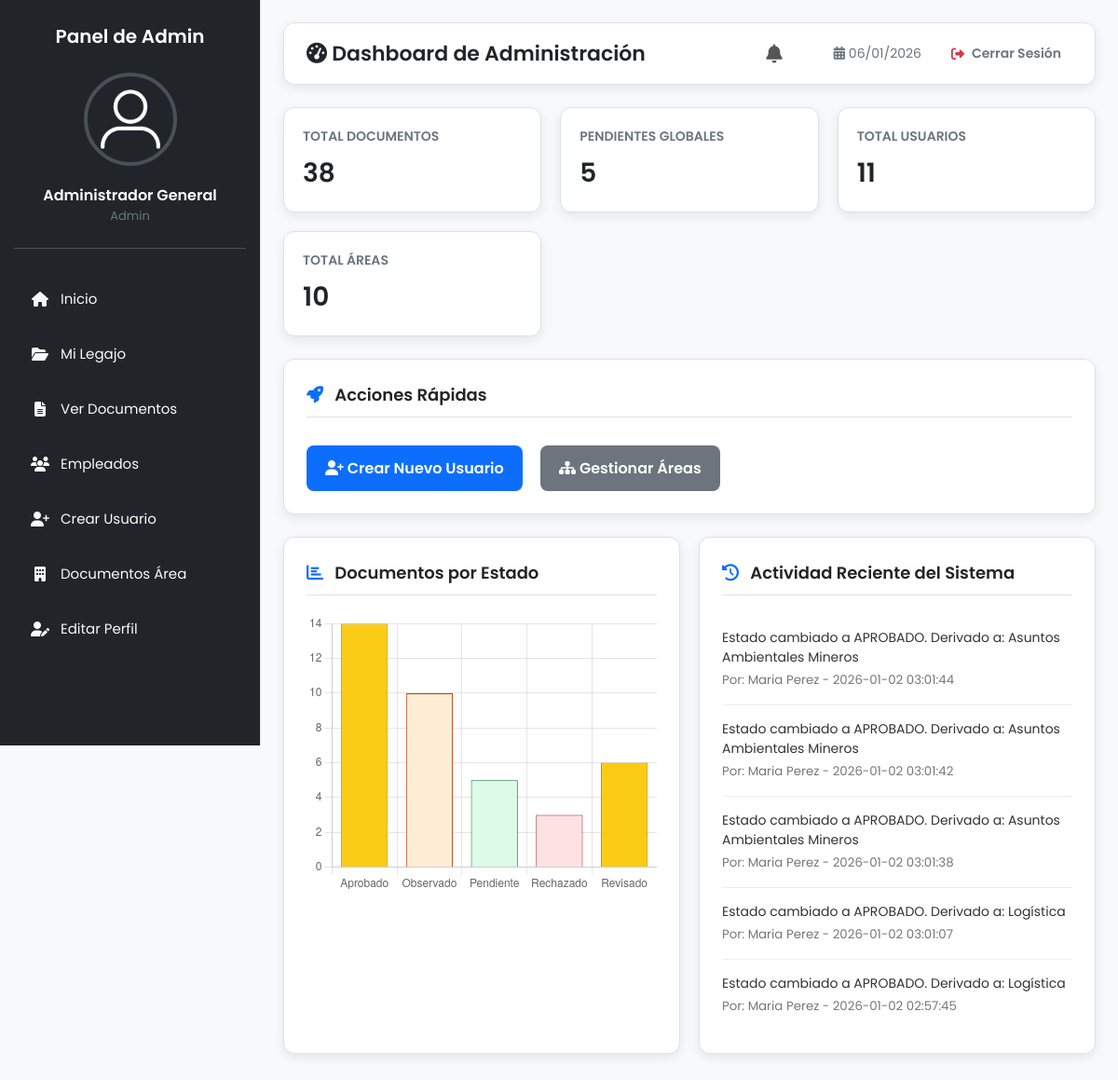
Page /admin/admin_dashboard.php (signed in) on the committed database.
### tables this page shows
CREATE TABLE `documentos_historial` (
  `id` int NOT NULL AUTO_INCREMENT,
  `id_documento` int NOT NULL,
  `id_usuario_accion` int DEFAULT NULL,
  `accion` varchar(255) NOT NULL,
  `descripcion` text,
  `fecha` datetime DEFAULT CURRENT_TIMESTAMP,
  PRIMARY KEY (`id`),
  KEY `id_documento` (`id_documento`),
  KEY `id_usuario_accion` (`id_usuario_accion`),
  CONSTRAINT `documentos_historial_ibfk_1` FOREIGN KEY (`id_documento`) REFERENCES `documentos` (`id`) ON DELETE CASCADE,
  CONSTRAINT `documentos_historial_ibfk_2` FOREIGN KEY (`id_usuario_accion`) REFERENCES `usuarios` (`id`)
);

CREATE TABLE `usuarios` (
  `id` int NOT NULL AUTO_INCREMENT,
  `nombre` varchar(150) NOT NULL,
  `email` varchar(150) NOT NULL,
  `password_hash` varchar(255) NOT NULL,
  `id_area` int DEFAULT NULL,
  `rol` enum('admin','rrhh','jefe_area','empleado','secretaria') DEFAULT 'empleado',
  `activo` tinyint(1) DEFAULT '1',
  `creado_en` datetime DEFAULT CURRENT_TIMESTAMP,
  `foto` varchar(255) DEFAULT 'uploads/usuarios/default.png',
  `reset_token` varchar(64) DEFAULT NULL,
  `reset_token_expires_at` datetime DEFAULT NULL,
  PRIMARY KEY (`id`),
  UNIQUE KEY `email` (`email`),
  KEY `id_area` (`id_area`),
  CONSTRAINT `usuarios_ibfk_1` FOREIGN KEY (`id_area`) REFERENCES `areas` (`id`)
);

### admin/admin_dashboard.php (the view, shortened to what this page needs)
<?php
require_once "../php/db.php";
try {
  $total_docs     = $pdo->query("SELECT COUNT(*) FROM documentos")->fetchColumn();
  $total_pendientes = $pdo->query("SELECT COUNT(*) FROM documentos WHERE estado = 'pendiente'")->fetchColumn();
  $total_usuarios   = $pdo->query("SELECT COUNT(*) FROM usuarios")->fetchColumn();
  $total_areas      = $pdo->query("SELECT COUNT(*) FROM areas")->fetchColumn();
  $estado_docs = $pdo->query("SELECT estado, COUNT(*) as total FROM documentos GROUP BY estado")->fetchAll(PDO::FETCH_ASSOC);
  $labels_grafico = [];
  $data_grafico   = [];
  foreach ($estado_docs as $row) {
    $labels_grafico[] = ucfirst($row['estado']);
    $data_grafico[]   = (int)$row['total'];
  }
  $actividad_reciente = $pdo->query(
    "SELECT h.descripcion, h.fecha, u.nombre as nombre_usuario
         FROM documentos_historial h
         JOIN usuarios u ON h.id_usuario_accion = u.id
         ORDER BY h.fecha DESC
         LIMIT 5"
  )->fetchAll();
} catch (PDOException $e) {
  die("Error al cargar los datos del dashboard: " . $e->getMessage());
}
require_once '../includes/header_admin.php';
require_once '../includes/sidebar_admin.php';
?>
<div class="main">
  <header class="topbar">
    <h1><i class="fas fa-tachometer-alt"></i> Dashboard de Administración</h1>
    <div class="top-actions">
      <div class="notifications">
        <a href="#" id="notification-bell">
          <i class="fas fa-bell"></i>
        </a>
      </div>
      <span style="margin-left: 20px;"><i class="fas fa-calendar-alt"></i> <?= date("d/m/Y") ?></span>
      <a href="../php/logout.php" class="topbar-logout-btn">
          <i class="fas fa-sign-out-alt"></i> Cerrar Sesión
      </a>
    </div>
  </header>
  <main class="content">
    <div class="cards">
      <div class="card">
        <h3>Total Documentos</h3>
        <p><?= $total_docs ?></p>
      </div>
      <div class="card">
        <h3>Pendientes Globales</h3>
        <p><?= $total_pendientes ?></p>
      </div>
      <div class="card">
        <h3>Total Usuarios</h3>
        <p><?= $total_usuarios ?></p>
      </div>
      <div class="card">
        <h3>Total Áreas</h3>
        <p><?= $total_areas ?></p>
      </div>
    </div>
    <div class="card-container">
      <h3><i class="fas fa-rocket"></i> Acciones Rápidas</h3>
      <a href="crear_usuario.php" class="btn-quick-action"><i class="fas fa-user-plus"></i> Crear Nuevo Usuario</a>
      <a href="#" class="btn-quick-action" style="background-color: #6c757d;"><i class="fas fa-sitemap"></i> Gestionar Áreas</a>
    </div>
    <div style="display: flex; gap: 20px; flex-wrap: wrap;">
      <div class="card-container" style="flex: 1; min-width: 300px;">
        <h3><i class="fas fa-chart-bar"></i> Documentos por Estado</h3>
        <div style="height: 300px;">
          <canvas id="docEstadoChart"></canvas>
        </div>
      </div>
      <div class="card-container" style="flex: 1; min-width: 300px;">
        <h3><i class="fas fa-history"></i> Actividad Reciente del Sistema</h3>
        <ul class="activity-list">
          <?php if (empty($actividad_reciente)): ?>
            <li>No hay actividad reciente.</li>
          <?php else: ?>
            <?php foreach ($actividad_reciente as $actividad): ?>
              <li>
                <p><?= htmlspecialchars($actividad['descripcion']) ?></p>
                <small>Por: <?= htmlspecialchars($actividad['nombre_usuario']) ?> - <?= $actividad['fecha'] ?></small>
              </li>
            <?php endforeach; ?>
          <?php endif; ?>
        </ul>
      </div>
    </div>
  </main>
</div>
<script>
  // Lógica simple para mostrar/ocultar notificaciones
  const bell = document.getElementById('notification-bell');
  const dropdown = document.getElementById('notification-dropdown-list');
  if(bell) {
      bell.addEventListener('click', (e) => {
        e.preventDefault();
        dropdown.classList.toggle('show');
      });
      // Cerrar al hacer click fuera
      document.addEventListener('click', (e) => {
        if (!bell.contains(e.target) && !dropdown.contains(e.target)) {
          dropdown.classList.remove('show');
        }
      });
  }
  // Configuración del Gráfico
  const ctx = document.getElementById('docEstadoChart').getContext('2d');
  new Chart(ctx, {
    type: 'bar',
    data: {
      labels: <?= json_encode($labels_grafico) ?>,
      datasets: [{
        label: 'Cantidad de Documentos',
        data: <?= json_encode($data_grafico) ?>,
        backgroundColor: ['#facc15', '#ffedd5', '#dcfce7', '#fee2e2'],
        borderColor: ['#ca8a04', '#c2410c', '#166534', '#991b1b'],
        borderWidth: 1
      }]
    },
    options: {
      responsive: true,
      maintainAspectRatio: false,
      plugins: {
        legend: { display: false }
      },
      scales: {
        y: { beginAtZero: true }
      }
    }
  });
</script>
<?php require_once '../includes/footer.php'; ?>

### style/global.css (style rules this page uses)
:root { --color-primario: #0d6efd; --color-primario-hover: #0b5ed7; --color-secundario: #6c757d; --color-exito: #198754; --color-peligro: #dc3545; --color-advertencia: #ffc107; --color-info: #0dcaf0; --color-fondo-cuerpo: #f8f9fa; --color-fondo-sidebar: #212529; --color-texto-sidebar: #f8f9fa; --color-fondo-tarjeta: #ffffff; --color-texto-principal: #212529; --color-texto-secundario: #6c757d; --color-borde: #dee2e6; --sombra-tarjeta: 0 4px 12px rgba(0, 0, 0, 0.08); }
* { margin: 0; padding: 0; box-sizing: border-box; font-family: 'Poppins', sans-serif; }
body { display: flex; background: var(--color-fondo-cuerpo); color: var(--color-texto-principal); min-height: 100vh; }
.main { flex: 1; padding: 24px; margin-left: 280px; transition: margin-left 0.3s ease; }
.topbar { display: flex; justify-content: space-between; align-items: center; background: var(--color-fondo-tarjeta); padding: 16px 24px; border-radius: 12px; margin-bottom: 24px; box-shadow: var(--sombra-tarjeta); border: 1px solid var(--color-borde); }
.topbar h1 { font-size: 22px; color: var(--color-texto-principal); font-weight: 600; margin: 0; }
.topbar .top-actions { display: flex; align-items: center; gap: 20px; font-size: 14px; color: var(--color-texto-secundario); }
.topbar-logout-btn { text-decoration: none; color: var(--color-secundario); font-weight: 600; font-size: 14px; display: flex; align-items: center; gap: 8px; padding: 6px 12px; border-radius: 8px; transition: all 0.2s ease; }
.topbar-logout-btn i { color: var(--color-peligro); }
.notifications { position: relative; margin-right: 20px; }
#notification-bell { font-size: 20px; color: #555; text-decoration: none; position: relative; cursor: pointer; display: inline-block; }

### style/admin_dashboard.css (style rules this page uses)
.cards { display: grid; grid-template-columns: repeat(auto-fill, minmax(220px, 1fr)); gap: 20px; margin-bottom: 24px; }
.cards .card { padding: 20px; text-align: left; border-left: 5px solid var(--color-primario); background: var(--color-fondo-tarjeta); border-radius: 12px; box-shadow: var(--sombra-tarjeta); border: 1px solid var(--color-borde); transition: transform 0.2s; }
.cards .card h3 { margin: 0 0 8px 0; font-size: 14px; font-weight: 600; color: var(--color-texto-secundario); text-transform: uppercase; }
.cards .card p { margin: 0; font-size: 28px; font-weight: 600; color: var(--color-texto-principal); }
.card-container { background: var(--color-fondo-tarjeta); padding: 24px; border-radius: 12px; box-shadow: var(--sombra-tarjeta); border: 1px solid var(--color-borde); margin-bottom: 24px; }
.card-container h3 { font-size: 18px; color: var(--color-texto-principal); margin-bottom: 20px; font-weight: 600; padding-bottom: 10px; border-bottom: 1px solid var(--color-borde); }
.card-container h3 i { margin-right: 8px; color: var(--color-primario); }
.btn-quick-action { display: inline-block; background-color: var(--color-primario); color: white; padding: 12px 20px; border-radius: 8px; text-decoration: none; font-weight: 600; margin-right: 15px; margin-top: 10px; transition: background 0.2s; }
.activity-list { list-style: none; padding: 0; }
.activity-list li { border-bottom: 1px solid #eee; padding: 15px 0; }
.activity-list li:last-child { border-bottom: none; }
.activity-list p { margin: 0; font-size: 14px; color: #333; }
.activity-list small { color: #777; }
.notifications { position: relative; margin-right: 15px; }
#notification-bell { font-size: 20px; color: #555; text-decoration: none; }

### rows in the picture
documentos_historial: descripcion "Estado cambiado a APROBADO. Derivado a: Asuntos Ambientales Mineros", id_usuario_accion.nombre "Maria Perez", fecha "2026-01-02 03:01:44"
documentos_historial: descripcion "Estado cambiado a APROBADO. Derivado a: Asuntos Ambientales Mineros", id_usuario_accion.nombre "Maria Perez", fecha "2026-01-02 03:01:42"
documentos_historial: descripcion "Estado cambiado a APROBADO. Derivado a: Asuntos Ambientales Mineros", id_usuario_accion.nombre "Maria Perez", fecha "2026-01-02 03:01:38"
documentos_historial: descripcion "Estado cambiado a APROBADO. Derivado a: Logística", id_usuario_accion.nombre "Maria Perez", fecha "2026-01-02 03:01:07"
documentos_historial: descripcion "Estado cambiado a APROBADO. Derivado a: Logística", id_usuario_accion.nombre "Maria Perez", fecha "2026-01-02 02:57:45"

### other values in the picture
$_SESSION['nombre'] "Administrador General"
$_SESSION['rol'] "Admin"
$total_docs "38"
$total_pendientes "5"
$total_usuarios "11"
$total_areas "10"
chart data {{ json_encode($data_grafico) }} [14,10,5,3,6]
